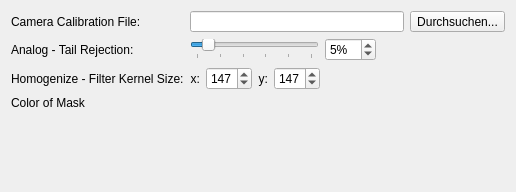
<?xml version="1.0" encoding="UTF-8"?>
<ui version="4.0">
 <class>Form</class>
 <widget class="QWidget" name="Form">
  <property name="geometry">
   <rect>
    <x>0</x>
    <y>0</y>
    <width>516</width>
    <height>192</height>
   </rect>
  </property>
  <property name="windowTitle">
   <string>Form</string>
  </property>
  <layout class="QFormLayout" name="formLayout">
   <item row="0" column="0">
    <widget class="QLabel" name="label_2">
     <property name="text">
      <string>Camera Calibration File:</string>
     </property>
    </widget>
   </item>
   <item row="0" column="1">
    <layout class="QHBoxLayout" name="horizontalLayout">
     <item>
      <widget class="QLineEdit" name="DeadPixelpathBox">
       <property name="minimumSize">
        <size>
         <width>0</width>
         <height>20</height>
        </size>
       </property>
      </widget>
     </item>
     <item>
      <widget class="QToolButton" name="DeadPixelpathButton">
       <property name="sizePolicy">
        <sizepolicy hsizetype="Fixed" vsizetype="Fixed">
         <horstretch>0</horstretch>
         <verstretch>0</verstretch>
        </sizepolicy>
       </property>
       <property name="minimumSize">
        <size>
         <width>0</width>
         <height>20</height>
        </size>
       </property>
       <property name="text">
        <string>Durchsuchen...</string>
       </property>
      </widget>
     </item>
    </layout>
   </item>
   <item row="1" column="0">
    <widget class="QLabel" name="label_5">
     <property name="text">
      <string>Analog - Tail Rejection:</string>
     </property>
    </widget>
   </item>
   <item row="1" column="1">
    <layout class="QHBoxLayout" name="horizontalLayout_2">
     <item>
      <widget class="QSlider" name="tailRejectionSlider">
       <property name="enabled">
        <bool>true</bool>
       </property>
       <property name="maximum">
        <number>50</number>
       </property>
       <property name="value">
        <number>5</number>
       </property>
       <property name="sliderPosition">
        <number>5</number>
       </property>
       <property name="orientation">
        <enum>Qt::Horizontal</enum>
       </property>
       <property name="tickPosition">
        <enum>QSlider::TicksBelow</enum>
       </property>
       <property name="tickInterval">
        <number>10</number>
       </property>
      </widget>
     </item>
     <item>
      <widget class="QSpinBox" name="tailRejectionSpinBox">
       <property name="suffix">
        <string>%</string>
       </property>
       <property name="maximum">
        <number>50</number>
       </property>
       <property name="value">
        <number>5</number>
       </property>
      </widget>
     </item>
     <item>
      <spacer name="horizontalSpacer">
       <property name="orientation">
        <enum>Qt::Horizontal</enum>
       </property>
       <property name="sizeHint" stdset="0">
        <size>
         <width>40</width>
         <height>20</height>
        </size>
       </property>
      </spacer>
     </item>
    </layout>
   </item>
   <item row="2" column="0">
    <widget class="QLabel" name="label_6">
     <property name="text">
      <string>Homogenize - Filter Kernel Size:</string>
     </property>
    </widget>
   </item>
   <item row="2" column="1">
    <layout class="QHBoxLayout" name="horizontalLayout_3">
     <item>
      <widget class="QLabel" name="label_7">
       <property name="text">
        <string>x:</string>
       </property>
       <property name="alignment">
        <set>Qt::AlignRight|Qt::AlignTrailing|Qt::AlignVCenter</set>
       </property>
      </widget>
     </item>
     <item>
      <widget class="QSpinBox" name="homoKernelSizeXspinBox">
       <property name="minimum">
        <number>3</number>
       </property>
       <property name="maximum">
        <number>511</number>
       </property>
       <property name="singleStep">
        <number>2</number>
       </property>
       <property name="value">
        <number>147</number>
       </property>
      </widget>
     </item>
     <item>
      <widget class="QLabel" name="label_8">
       <property name="text">
        <string>y:</string>
       </property>
       <property name="alignment">
        <set>Qt::AlignRight|Qt::AlignTrailing|Qt::AlignVCenter</set>
       </property>
      </widget>
     </item>
     <item>
      <widget class="QSpinBox" name="homoKernelSizeYspinBox">
       <property name="minimum">
        <number>3</number>
       </property>
       <property name="maximum">
        <number>511</number>
       </property>
       <property name="singleStep">
        <number>2</number>
       </property>
       <property name="value">
        <number>147</number>
       </property>
      </widget>
     </item>
     <item>
      <spacer name="horizontalSpacer_2">
       <property name="orientation">
        <enum>Qt::Horizontal</enum>
       </property>
       <property name="sizeHint" stdset="0">
        <size>
         <width>40</width>
         <height>20</height>
        </size>
       </property>
      </spacer>
     </item>
    </layout>
   </item>
   <item row="3" column="0">
    <widget class="QLabel" name="label_9">
     <property name="text">
      <string>Color of Mask</string>
     </property>
    </widget>
   </item>
   <item row="3" column="1">
    <layout class="QVBoxLayout" name="maskColVL"/>
   </item>
  </layout>
 </widget>
 <resources/>
 <connections/>
</ui>
